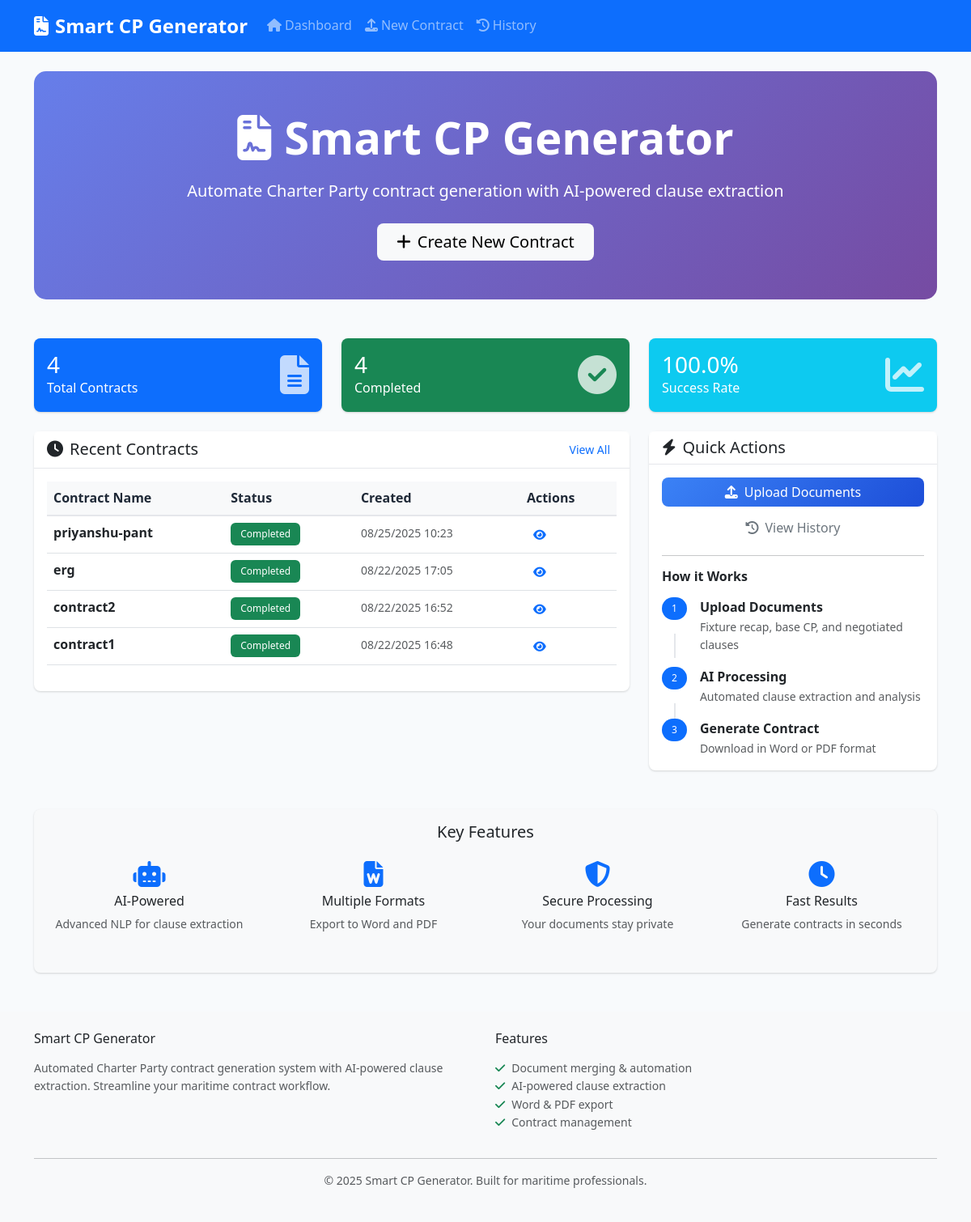
Before: / with the older database file.
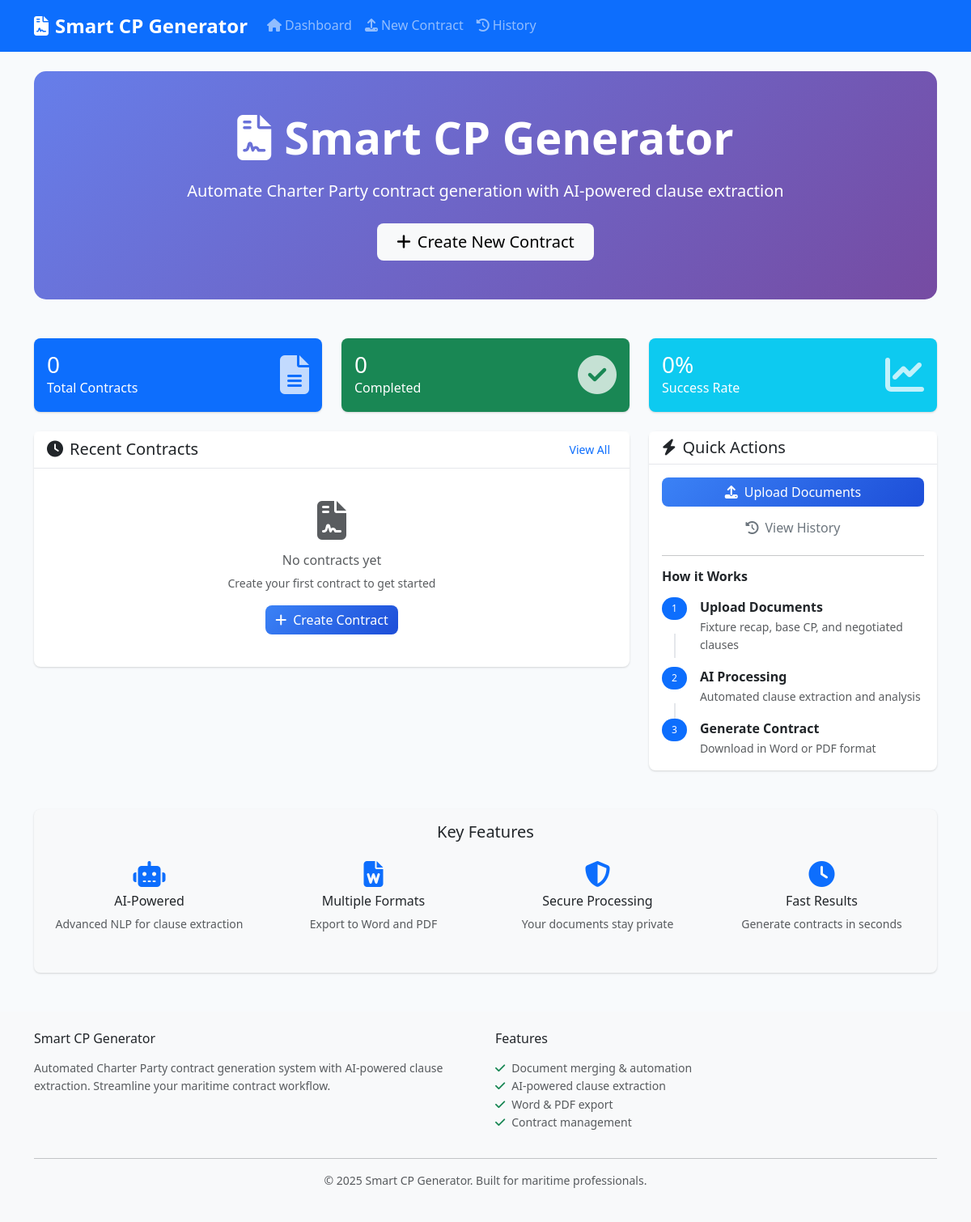
After: the same page with the newer database file.
### models.py (models this page shows, shortened)
class Contract(db.Model):
    id = db.Column(db.Integer, primary_key=True)
    contract_name = db.Column(db.String(255), nullable=False)
    fixture_recap_content = db.Column(Text)
    base_cp_content = db.Column(Text)
    negotiated_clauses_content = db.Column(Text)
    final_contract_content = db.Column(Text)
    extracted_clauses = db.Column(Text)  # JSON string of extracted clauses
    created_at = db.Column(db.DateTime, default=datetime.utcnow)
    updated_at = db.Column(db.DateTime, default=datetime.utcnow, onupdate=datetime.utcnow)
    status = db.Column(db.String(50), default='draft')  # draft, processing, completed, error
    docx_path = db.Column(db.String(255))
    pdf_path = db.Column(db.String(255))

### routes.py (the view)
@app.route('/')
def index():
    recent_contracts = Contract.query.order_by(Contract.updated_at.desc()).limit(5).all()
    total_contracts = Contract.query.count()
    completed_contracts = Contract.query.filter_by(status='completed').count()
    stats = {
        'total': total_contracts,
        'completed': completed_contracts,
        'success_rate': round((completed_contracts / total_contracts * 100) if total_contracts > 0 else 0, 1)
    }
    return render_template('index.html', recent_contracts=recent_contracts, stats=stats)

### templates/index.html (shortened to what this page needs)
{% extends "base.html" %}
{% block content %}
<div class="row">
    <div class="col-12">
        <div class="hero-section text-center py-5 mb-5" style="background: linear-gradient(135deg, #667eea 0%, #764ba2 100%); border-radius: 15px; color: white;">
            <div class="container">
                <h1 class="display-4 fw-bold mb-3">
                    <i class="fas fa-file-contract me-3"></i>Smart CP Generator
                </h1>
                <p class="lead mb-4">
                    Automate Charter Party contract generation with AI-powered clause extraction
                </p>
                <a href="{{ url_for('upload_documents') }}" class="btn btn-light btn-lg px-4 py-2">
                    <i class="fas fa-plus me-2"></i>Create New Contract
                </a>
            </div>
        </div>
    </div>
</div>
<div class="row">
    <div class="col-md-4 mb-4">
        <div class="card bg-primary text-white h-100">
            <div class="card-body d-flex align-items-center">
                <div class="flex-grow-1">
                    <h3 class="card-title mb-0">{{ stats.total }}</h3>
                    <p class="card-text">Total Contracts</p>
                </div>
                <i class="fas fa-file-alt fa-3x opacity-75"></i>
            </div>
        </div>
    </div>
    <div class="col-md-4 mb-4">
        <div class="card bg-success text-white h-100">
            <div class="card-body d-flex align-items-center">
                <div class="flex-grow-1">
                    <h3 class="card-title mb-0">{{ stats.completed }}</h3>
                    <p class="card-text">Completed</p>
                </div>
                <i class="fas fa-check-circle fa-3x opacity-75"></i>
            </div>
        </div>
    </div>
    <div class="col-md-4 mb-4">
        <div class="card bg-info text-white h-100">
            <div class="card-body d-flex align-items-center">
                <div class="flex-grow-1">
                    <h3 class="card-title mb-0">{{ stats.success_rate }}%</h3>
                    <p class="card-text">Success Rate</p>
                </div>
                <i class="fas fa-chart-line fa-3x opacity-75"></i>
            </div>
        </div>
    </div>
</div>
<div class="row">
    <div class="col-md-8 mb-4">
        <div class="card">
            <div class="card-header d-flex justify-content-between align-items-center">
                <h5 class="mb-0">
                    <i class="fas fa-clock me-2"></i>Recent Contracts
                </h5>
                <a href="{{ url_for('contract_history') }}" class="btn btn-sm btn-outline-primary">
                    View All
                </a>
            </div>
            <div class="card-body">
                {% if recent_contracts %}
                    <div class="table-responsive">
                        <table class="table table-hover">
                            <thead class="table-light">
                                <tr>
                                    <th>Contract Name</th>
                                    <th>Status</th>
                                    <th>Created</th>
                                    <th>Actions</th>
                                </tr>
                            </thead>
                            <tbody>
                                {% for contract in recent_contracts %}
                                <tr>
                                    <td>
                                        <strong>{{ contract.contract_name }}</strong>
                                    </td>
                                    <td>
                                        <span class="badge bg-{{ 'success' if contract.status == 'completed' else 'warning' if contract.status == 'processing' else 'danger' }}">
                                            {{ contract.status.title() }}
                                        </span>
                                    </td>
                                    <td>
                                        <small class="text-muted">
                                            {{ contract.created_at.strftime('%m/%d/%Y %H:%M') if contract.created_at else 'N/A' }}
                                        </small>
                                    </td>
                                    <td>
                                        {% if contract.status == 'completed' %}
                                            <a href="{{ url_for('preview_contract', contract_id=contract.id) }}"
                                               class="btn btn-sm btn-outline-primary">
                                                <i class="fas fa-eye"></i>
                                            </a>
                                        {% endif %}
                                    </td>
                                </tr>
                                {% endfor %}
                            </tbody>
                        </table>
                    </div>
                {% else %}
                    <div class="text-center py-4">
                        <i class="fas fa-file-contract fa-3x text-muted mb-3"></i>
                        <h6 class="text-muted">No contracts yet</h6>
                        <p class="text-muted small">Create your first contract to get started</p>
                        <a href="{{ url_for('upload_documents') }}" class="btn btn-primary">
                            <i class="fas fa-plus me-2"></i>Create Contract
                        </a>
                    </div>
                {% endif %}
            </div>
        </div>
    </div>
    <div class="col-md-4 mb-4">
        <div class="card">
            <div class="card-header">
                <h5 class="mb-0">
                    <i class="fas fa-bolt me-2"></i>Quick Actions
                </h5>
            </div>
            <div class="card-body">
                <div class="d-grid gap-2">
                    <a href="{{ url_for('upload_documents') }}" class="btn btn-primary">
                        <i class="fas fa-upload me-2"></i>Upload Documents
                    </a>
                    <a href="{{ url_for('contract_history') }}" class="btn btn-outline-secondary">
                        <i class="fas fa-history me-2"></i>View History
                    </a>
                </div>
                <hr>
                <h6 class="fw-bold mb-3">How it Works</h6>
                <div class="step-item mb-3">
                    <div class="d-flex align-items-start">
                        <span class="badge bg-primary rounded-pill me-3">1</span>
                        <div>
                            <strong>Upload Documents</strong>
                            <p class="small text-muted mb-0">Fixture recap, base CP, and negotiated clauses</p>
                        </div>
                    </div>
                </div>
                <div class="step-item mb-3">
                    <div class="d-flex align-items-start">
                        <span class="badge bg-primary rounded-pill me-3">2</span>
                        <div>
                            <strong>AI Processing</strong>
                            <p class="small text-muted mb-0">Automated clause extraction and analysis</p>
                        </div>
                    </div>
                </div>
                <div class="step-item">
                    <div class="d-flex align-items-start">
                        <span class="badge bg-primary rounded-pill me-3">3</span>
                        <div>
                            <strong>Generate Contract</strong>
                            <p class="small text-muted mb-0">Download in Word or PDF format</p>
                        </div>
                    </div>
                </div>
            </div>
        </div>
    </div>
</div>
<div class="row mt-4">
    <div class="col-12">
        <div class="card bg-light">
            <div class="card-body">
                <h5 class="text-center mb-4">Key Features</h5>
                <div class="row text-center">
                    <div class="col-md-3 mb-3">
                        <i class="fas fa-robot fa-2x text-primary mb-2"></i>
                        <h6>AI-Powered</h6>
                        <p class="small text-muted">Advanced NLP for clause extraction</p>
                    </div>
                    <div class="col-md-3 mb-3">
                        <i class="fas fa-file-word fa-2x text-primary mb-2"></i>
                        <h6>Multiple Formats</h6>
                        <p class="small text-muted">Export to Word and PDF</p>
                    </div>
                    <div class="col-md-3 mb-3">
                        <i class="fas fa-shield-alt fa-2x text-primary mb-2"></i>
                        <h6>Secure Processing</h6>
                        <p class="small text-muted">Your documents stay private</p>
                    </div>
                    <div class="col-md-3 mb-3">
                        <i class="fas fa-clock fa-2x text-primary mb-2"></i>
                        <h6>Fast Results</h6>
                        <p class="small text-muted">Generate contracts in seconds</p>
                    </div>
                </div>
            </div>
        </div>
    </div>
</div>
{% endblock %}

### templates/base.html (shortened to what this page needs)
<!DOCTYPE html>
<html lang="en">
<head>
    <link href="https://cdn.jsdelivr.net/npm/bootstrap@5.3.0/dist/css/bootstrap.min.css" rel="stylesheet">
    <link href="https://cdnjs.cloudflare.com/ajax/libs/font-awesome/6.4.0/css/all.min.css" rel="stylesheet">
    <link href="{{ url_for('static', filename='css/style.css') }}" rel="stylesheet">
</head>
<body>
    <nav class="navbar navbar-expand-lg navbar-dark bg-primary">
        <div class="container">
            <a class="navbar-brand" href="{{ url_for('index') }}">
                <i class="fas fa-file-contract me-2"></i>Smart CP Generator
            </a>
            <div class="collapse navbar-collapse" id="navbarNav">
                <ul class="navbar-nav me-auto">
                    <li class="nav-item">
                        <a class="nav-link" href="{{ url_for('index') }}">
                            <i class="fas fa-home me-1"></i>Dashboard
                        </a>
                    </li>
                    <li class="nav-item">
                        <a class="nav-link" href="{{ url_for('upload_documents') }}">
                            <i class="fas fa-upload me-1"></i>New Contract
                        </a>
                    </li>
                    <li class="nav-item">
                        <a class="nav-link" href="{{ url_for('contract_history') }}">
                            <i class="fas fa-history me-1"></i>History
                        </a>
                    </li>
                </ul>
            </div>
        </div>
    </nav>
    <main class="container mt-4">
        {% if error_message %}
            <div class="row justify-content-center">
                <div class="col-md-6">
                    <div class="card border-danger">
                        <div class="card-body text-center">
                            <i class="fas fa-exclamation-triangle text-danger fa-3x mb-3"></i>
                            <h4 class="text-danger">Error</h4>
                            <p>{{ error_message }}</p>
                            <a href="{{ url_for('index') }}" class="btn btn-primary">
                                <i class="fas fa-home me-1"></i>Back to Dashboard
                            </a>
                        </div>
                    </div>
                </div>
            </div>
        {% else %}
            {% block content %}{% endblock %}
        {% endif %}
    </main>
    <footer class="bg-light mt-5 py-4">
        <div class="container">
            <div class="row">
                <div class="col-md-6">
                    <h6 class="mb-3">Smart CP Generator</h6>
                    <p class="text-muted small">
                        Automated Charter Party contract generation system with AI-powered clause extraction.
                        Streamline your maritime contract workflow.
                    </p>
                </div>
                <div class="col-md-6">
                    <h6 class="mb-3">Features</h6>
                    <ul class="list-unstyled small text-muted">
                        <li><i class="fas fa-check text-success me-2"></i>Document merging & automation</li>
                        <li><i class="fas fa-check text-success me-2"></i>AI-powered clause extraction</li>
                        <li><i class="fas fa-check text-success me-2"></i>Word & PDF export</li>
                        <li><i class="fas fa-check text-success me-2"></i>Contract management</li>
                    </ul>
                </div>
            </div>
            <hr>
            <div class="text-center text-muted small">
                <p>&copy; 2025 Smart CP Generator. Built for maritime professionals.</p>
            </div>
        </div>
    </footer>
</body>
</html>

### static/css/style.css (style rules this page uses)
:root { --primary-color: #3b82f6; --success-color: #10b981; --warning-color: #f59e0b; --danger-color: #ef4444; --dark-color: #1f2937; --light-color: #f8fafc; --border-radius: 8px; --shadow: 0 1px 3px 0 rgba(0, 0, 0, 0.1), 0 1px 2px 0 rgba(0, 0, 0, 0.06); --shadow-lg: 0 10px 15px -3px rgba(0, 0, 0, 0.1), 0 4px 6px -2px rgba(0, 0, 0, 0.05); }
body { font-family: 'Segoe UI', Tahoma, Geneva, Verdana, sans-serif; background-color: #f8fafc; line-height: 1.6; }
.navbar-brand { font-weight: 600; font-size: 1.5rem; }
.navbar-nav .nav-link { font-weight: 500; transition: all 0.2s ease; }
.card { border: none; border-radius: var(--border-radius); box-shadow: var(--shadow); transition: all 0.2s ease; }
.card-header { border-bottom: 1px solid #e5e7eb; background-color: rgba(255, 255, 255, 0.8); font-weight: 600; }
.btn { border-radius: var(--border-radius); font-weight: 500; transition: all 0.2s ease; border: none; }
.btn-primary { background: linear-gradient(135deg, #3b82f6, #1d4ed8); }
.hero-section { background: linear-gradient(135deg, #667eea 0%, #764ba2 100%); border-radius: 15px; overflow: hidden; position: relative; }
.hero-section::before { content: ''; position: absolute; top: 0; left: 0; right: 0; bottom: 0; background: url('https://pixabay.com/get/ga5fcf4b00ae99b005d6b1db7df7395e8611c39dfd507c93737e2b144374b747b5ddd68140d402ed6b2a958a923af83e198e86cd35e7ac7cd2bce358ea0f9aa82_1280.jpg') center/cover; opacity: 0.1; }
.hero-section .container { position: relative; z-index: 1; }
.badge { font-weight: 500; padding: 0.5rem 0.75rem; }
.step-item { position: relative; }
.step-item:not(:last-child)::after { content: ''; position: absolute; left: 15px; top: 45px; width: 2px; height: 30px; background-color: #e5e7eb; }
.fade-in-up { animation: fadeInUp 0.6s ease-out; }

Changed rows visible on the page:
removed Contract: contract_name "priyanshu-pant", status "Completed", created_at "08/25/2025 10:23"
removed Contract: contract_name "erg", status "Completed", created_at "08/22/2025 17:05"
removed Contract: contract_name "contract2", status "Completed", created_at "08/22/2025 16:52"
removed Contract: contract_name "contract1", status "Completed", created_at "08/22/2025 16:48"
Other visible differences:
{{ stats.total }}: "4" → "0"
{{ stats.completed }}: "4" → "0"
{{ stats.success_rate }}: "100.0" → "0"
text no longer shown: "Contract Name Status Created Actions"
text now shown: "No contracts yet Create your first contract to get started Create Contract"
